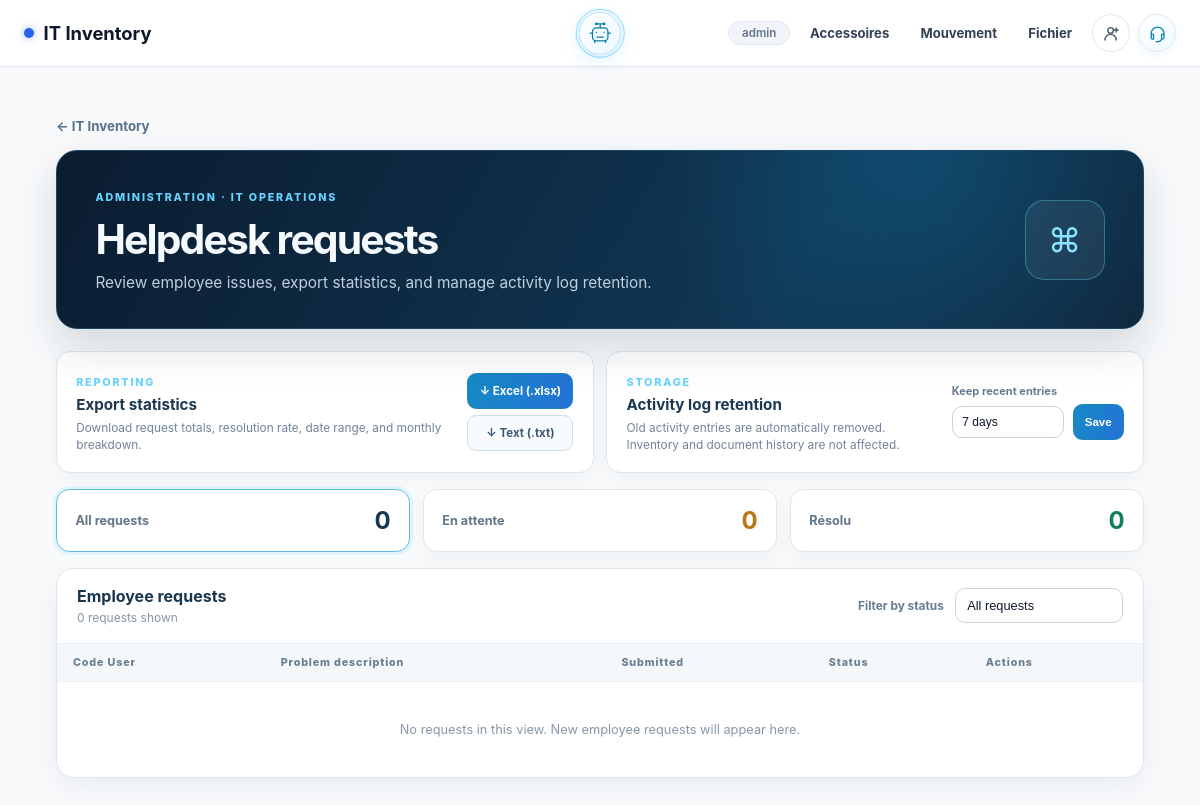
/helpdesk/management (signed in), run on an earlier commit of the app's database.
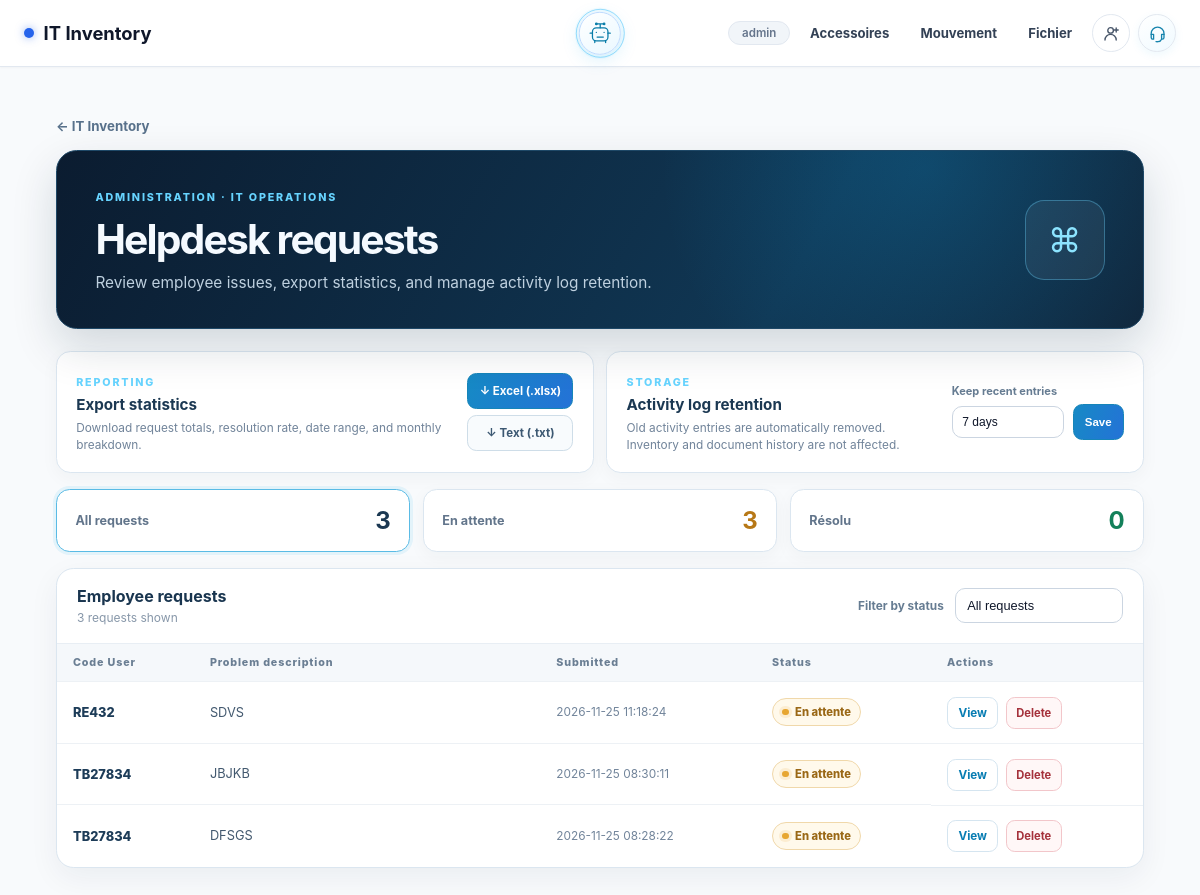
And on a later commit of the database.
### tables this page shows
CREATE TABLE helpdesk_requests (
            id INTEGER PRIMARY KEY AUTOINCREMENT,
            code_user TEXT NOT NULL,
            description TEXT NOT NULL,
            status TEXT NOT NULL DEFAULT 'En attente' CHECK(status IN ('En attente', 'Résolu')),
            submitted_at TEXT NOT NULL DEFAULT CURRENT_TIMESTAMP,
            resolved_at TEXT
        );

### app/routes/helpdesk.py (the view)
@helpdesk_bp.route('/helpdesk/management')
@admin_required
def management():
    status = request.args.get('status', 'all')
    if status not in {'all', 'En attente', 'Résolu'}:
        status = 'all'
    db = get_db()
    if status == 'all':
        rows = db.execute('SELECT * FROM helpdesk_requests ORDER BY submitted_at DESC, id DESC').fetchall()
    else:
        rows = db.execute(
            'SELECT * FROM helpdesk_requests WHERE status = ? ORDER BY submitted_at DESC, id DESC',
            (status,),
        ).fetchall()
    counts = {
        'all': db.execute('SELECT COUNT(*) FROM helpdesk_requests').fetchone()[0],
        'pending': db.execute("SELECT COUNT(*) FROM helpdesk_requests WHERE status = 'En attente'").fetchone()[0],
        'resolved': db.execute("SELECT COUNT(*) FROM helpdesk_requests WHERE status = 'Résolu'").fetchone()[0],
    }
    setting = db.execute(
        "SELECT setting_value FROM app_settings WHERE setting_key = 'activity_log_retention_days'"
    ).fetchone()
    retention_days = int(setting['setting_value']) if setting and setting['setting_value'] in {'7', '14'} else 7
    return render_template('helpdesk_management.html', requests=rows, status=status, counts=counts,
                           activity_log_retention_days=retention_days)

### app/models/database.py (called while the page is built)
def get_db():
    if 'db' not in g:
        g.db = sqlite3.connect(
            current_app.config['DB_PATH'],
            detect_types=sqlite3.PARSE_DECLTYPES,
        )
        g.db.row_factory = sqlite3.Row
    return g.db

### app/routes/helpdesk.py (called while the page is built)
def admin_required(view):
    @wraps(view)
    def wrapped(*args, **kwargs):
        if not getattr(g, 'current_user', None) or not g.current_user['is_admin']:
            abort(403)
        return view(*args, **kwargs)
    return wrapped

### templates/helpdesk_management.html (shortened to what the changed rows need)
{% extends 'base.html' %}
{% block extra_head %}<link rel="stylesheet" href="{{ url_for('static', filename='css/helpdesk.css') }}"><link rel="stylesheet" href="{{ url_for('static', filename='css/helpdesk-admin.css') }}">{% endblock %}
{% block content %}
<section class="helpdesk-admin-page">
  <div class="helpdesk-admin-hero"><div><h1>Helpdesk requests</h1></div></div>
  <div class="helpdesk-admin-tools">
    <section class="helpdesk-tool-card"><div><h2>Export statistics</h2></div></section>
    <section class="helpdesk-tool-card"><div><h2>Activity log retention</h2></div></section>
  </div>
  <div class="helpdesk-stats"><a class="helpdesk-stat {% if status == 'all' %}is-active{% endif %}" href="{{ url_for('helpdesk.management', status='all') }}"><span>All requests</span><strong>{{ counts.all }}</strong></a><a class="helpdesk-stat pending " href="{{ url_for('helpdesk.management', status='En attente') }}"><span>En attente</span><strong>{{ counts.pending }}</strong></a></div>
  <section class="helpdesk-admin-card">
    <div class="helpdesk-table-heading"><div><h2>Employee requests</h2><p>{{ requests|length }} request{% if requests|length != 1 %}s{% endif %} shown</p></div></div>
    <div class="helpdesk-table-scroll"><table class="helpdesk-table"><thead><tr><th>Code User</th><th>Problem description</th><th>Submitted</th><th>Status</th><th>Actions</th></tr></thead><tbody>
      {% for item in requests %}<tr><td class="helpdesk-code">{{ item.code_user }}</td><td class="helpdesk-description-cell">{{ item.description }}</td><td class="helpdesk-date">{{ item.submitted_at }}</td><td><span class="helpdesk-status {% if item.status == 'Résolu' %}is-resolved{% endif %}"><i></i>{{ item.status }}</span></td><td class="helpdesk-row-actions"><a class="helpdesk-view-button" href="{{ url_for('helpdesk.request_detail', request_id=item.id) }}">View</a><form method="post" action="{{ url_for('helpdesk.delete_request', request_id=item.id) }}" onsubmit="return confirm('Permanently delete this Helpdesk request?')"><input type="hidden" name="csrf_token" value="{{ csrf_token() }}"><button class="helpdesk-delete-button" type="submit">Delete</button></form></td></tr>
      {% else %}<tr><td colspan="5" class="helpdesk-empty">No requests in this view. New employee requests will appear here.</td></tr>{% endfor %}
    </tbody></table></div>
  </section>
</section>
{% endblock %}

What changed in the data, as far as the page shows it:
added helpdesk_requests: code_user "RE432", description "SDVS", submitted_at "2026-11-25 11:18:24", status "En attente"
added helpdesk_requests: code_user "TB27834", description "JBJKB", submitted_at "2026-11-25 08:30:11", status "En attente"
added helpdesk_requests: code_user "TB27834", description "DFSGS", submitted_at "2026-11-25 08:28:22", status "En attente"
Also different on the page:
{{ counts.all }}: "0" → "3"
{{ counts.pending }}: "0" → "3"
{{ requests|length }}: "0" → "3"
text no longer shown: "No requests in this view. New employee requests will appear here."
